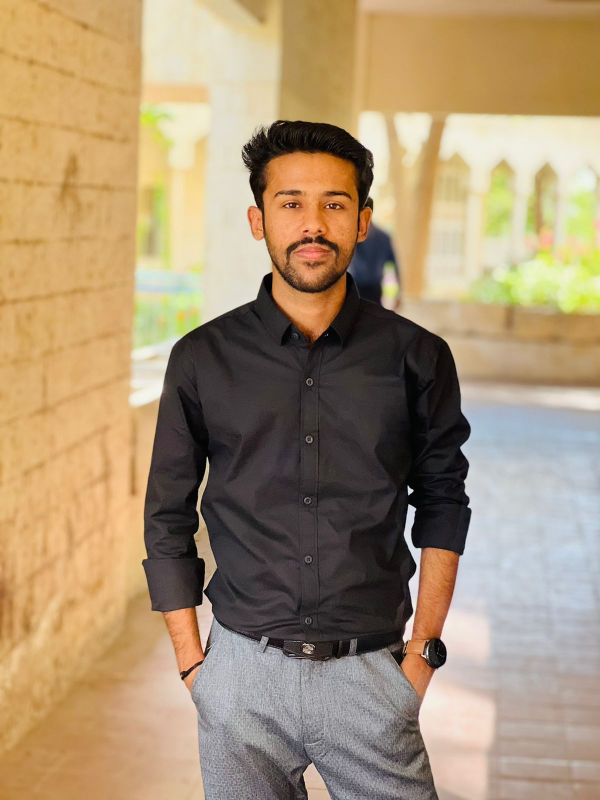
#> input picture image/img.jpg, 1200 x 1600 px (shown at 1/2 size)
$ python colorDetection.py
#> lines starting #> are read from the running program, lines starting #| are printed output that depends on the picture
import cv2
import pandas as pd
import numpy as np

img = cv2.imread("./image/img.jpg")
#> img is the input picture: shape (1600, 1200, 3); mean B, G, R 115.6, 146.8, 169.2
imgWidth = img.shape[1] - 40
#> imgWidth = 1160

index = ['color', 'color_name', 'hex', 'R', 'G', 'B']
df = pd.read_csv("./dataset/colors.csv", header=None, names=index)
#> (reads dataset/colors.csv from the repository)


r = g = b = xpos = ypos = 0
def getRGBvalue(event, x, y, flags, param):
    global b, g, r, xpos, ypos, clicked
    xpos = x
    ypos = y
    b,g,r = img[y,x]
    b = int(b)
    g = int(g)
    r = int(r)


def colorname(B,G,R):
    minimum = 10000
    for i in range(len(df)):
        d = abs(B-int(df.loc[i,"B"])) + abs(G-int(df.loc[i,"G"])) + abs(R-int(df.loc[i,"R"]))
        if (d<=minimum):
            minimum = d
            cname = df.loc[i,"color_name"] + "Hex" + df.loc[i, "hex"]
    return cname

cv2.namedWindow("Image")
cv2.setMouseCallback("Image",getRGBvalue)

while True:
    cv2.imshow("Image", img)
    cv2.rectangle(img, (20,20), (imgWidth, 60),(b,g,r), -1)
    text = colorname(b,g,r) + '   R=' + str(r) + ' G=' + str(g) + ' B=' + str(b)
    cv2.putText(img,text, (50,50),2, 0.8, (255,255,255),2,cv2.LINE_AA)
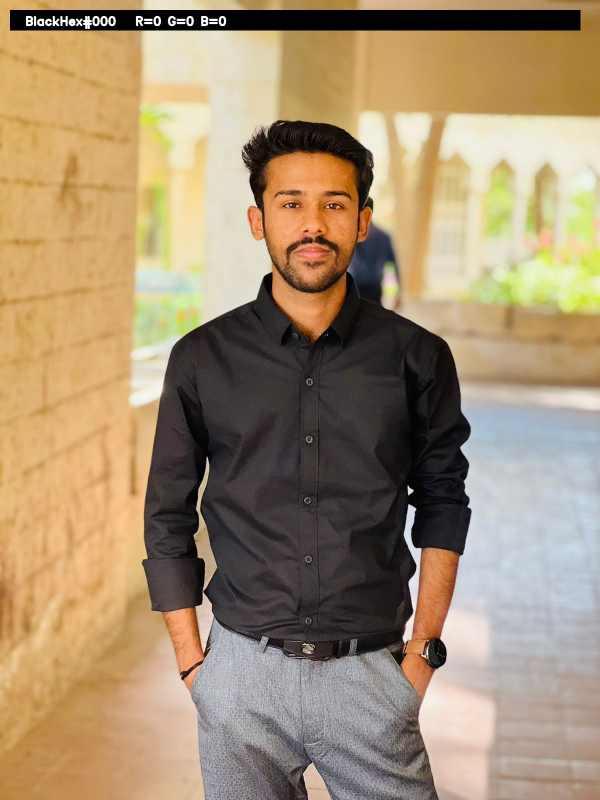
#> img: shape (1600, 1200, 3) (shown at 1/2 size); mean B, G, R 113.5, 143.3, 164.8
    if(r+g+b >= 600):
        cv2.putText(img,text,(50,50), 2, 0.8, (0,0,0),2,cv2.LINE_AA)
    if cv2.waitKey(20) & 0xFF == 27:
#> (key Esc is pressed here)
        break

cv2.destroyAllWindows()
